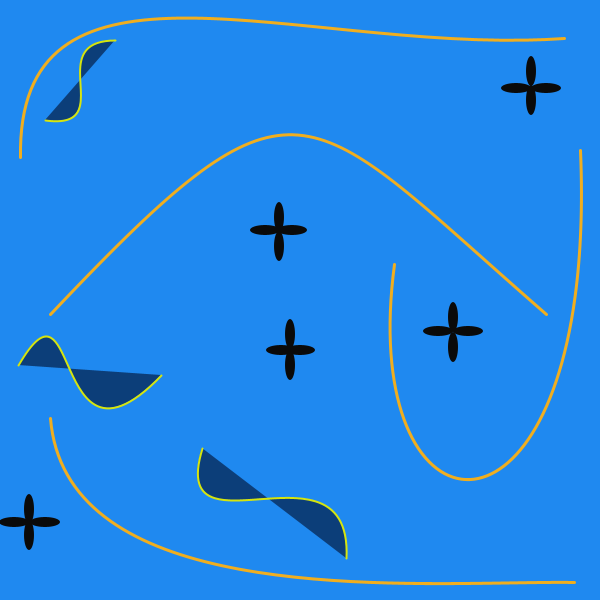
Frame 1 (no input)
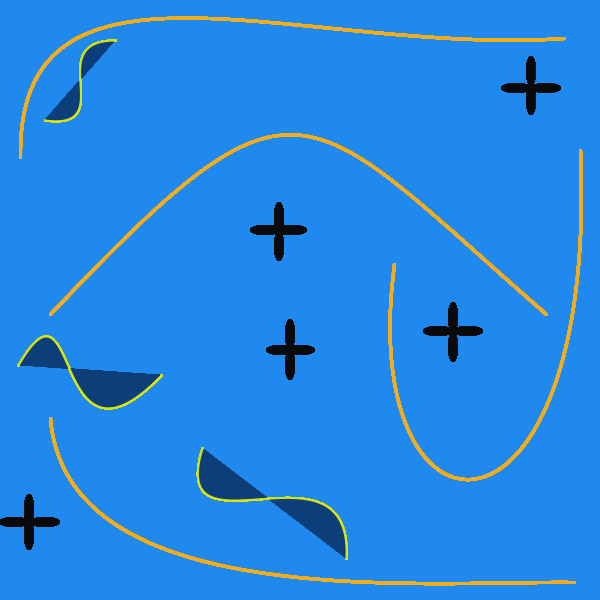
Frame 60 (the mouse pressed at the canvas centre just before this capture)
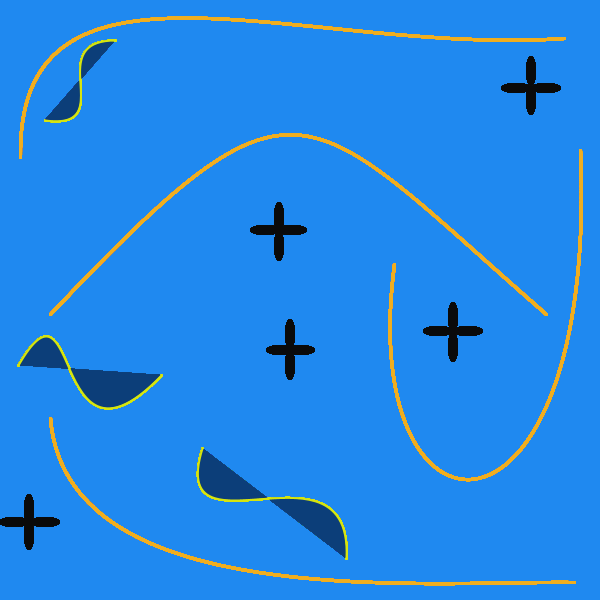
Frame 120 (the mouse held since frame 60 and released just before this capture)

The Processing sketch that drew these frames (run headless with seeded random() and noise(); from frame 60 on, the mouse is pressed at the canvas centre):

// Processing sketch: processing_85165
// ── processing_85165.pde

void setup() {
  size(600, 600);
  background(31, 137, 240);
}

void draw()  {
  // for finding the coordinates of the spaces
  print("x: ");
  println(mouseX);
  print("y: ");
  println(mouseY);

//ellipse(x, y, width, height);   (origin of ellipse is center)
noStroke();
fill(10, 10, 10);
ellipse(29, 509, 10, 30);
ellipse(29, 535, 10, 30);
ellipse(45, 522, 30, 10);
ellipse(14, 522, 30, 10);

ellipse(281, 350, 30, 10);
ellipse(300, 350, 30, 10);
ellipse(290, 334, 10, 30);
ellipse(290, 365, 10, 30);

ellipse(279, 217, 10, 30);
ellipse(279, 246, 10, 30);
ellipse(292, 230, 30, 10);
ellipse(265, 230, 30, 10);

ellipse(546, 88, 30, 10);
ellipse(516, 88, 30, 10);
ellipse(531, 71, 10, 30);
ellipse(531, 100, 10, 30);

ellipse(453, 317, 10, 30);
ellipse(453, 347, 10, 30);
ellipse(438, 331, 30, 10);
ellipse(468, 331, 30, 10);

strokeCap(ROUND);
stroke(240, 174, 31);
strokeWeight(3);
noFill();

bezier(50, 314, 300, 50, 300, 100,  546, 314);
bezier(20, 157, 16, -74, 306, 56, 564, 38);
bezier(50, 418, 66, 614, 428, 580, 574, 582);
bezier(394, 264, 354, 562, 598, 574, 580, 150);

strokeWeight(2);
stroke(214, 229, 14);
fill(12, 62, 121);
bezier(115,  40,  40,  40,  120, 130, 45, 120);
bezier(202, 448, 166, 564, 352, 430, 346, 558);
bezier(18, 365, 80, 258, 50, 490, 161, 375);



//bezier(x1, y1, x2, y2, x3, y3, x4, y4);
//bezier(x1, y1, z1, x2, y2, z2, x3, y3, z3, x4, y4, z4);
//strokeWeight(4)
}
